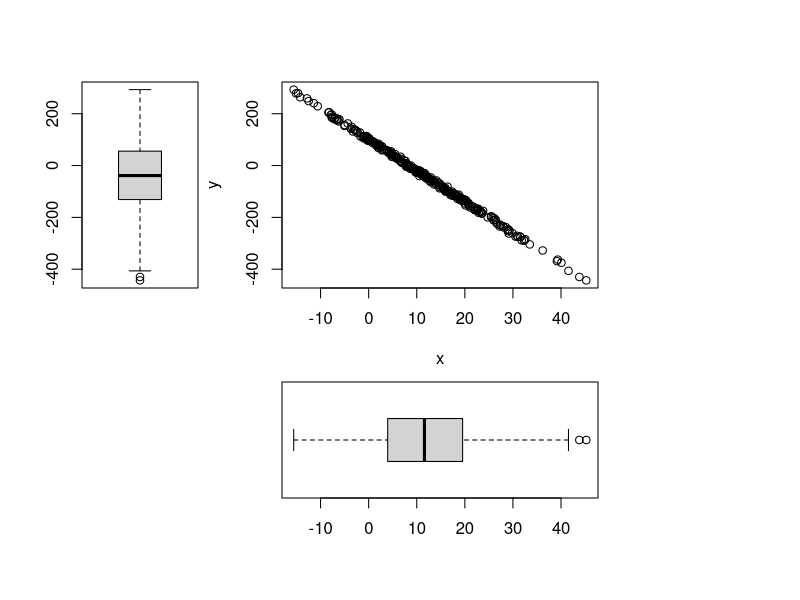
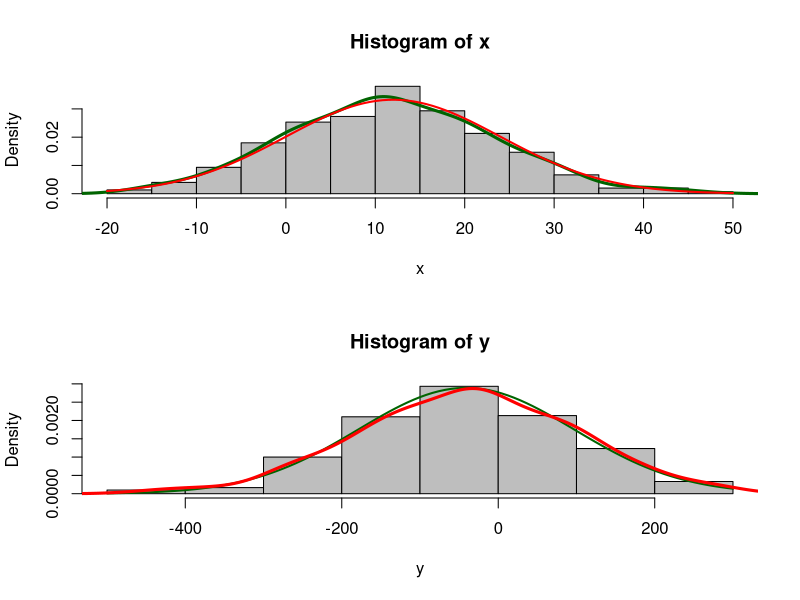
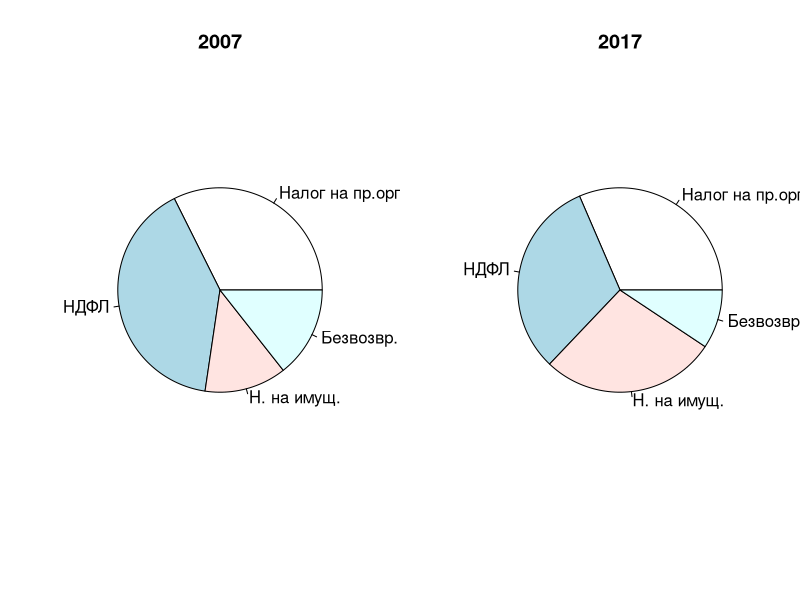

Source code (R) for these figures, in order:
#task5 
#1
set.seed(11)
x<- rnorm(n = 300,mean = 12,sd = 12)
y<-100-12*x+rnorm(300,0,5)

#2-3
png("plot-ex05.png",866,553)
par(fig=c(0.25,0.8,0.35,1))
plot(x,y)#graf
par(fig=c(0.25,0.8,0,0.5),new=TRUE)
boxplot(x,horizontal=TRUE)
par(fig=c(0,0.3,0.35,1),new=TRUE)
boxplot(y)
dev.off()

par(mfrow=c(1,1))

#task6

#1
png("plot-ex06.png",866,553)
par(mfrow=c(2,1))
#histogram of x
hist(x,freq = F,col = "grey")
#fact plotnost
lines(density(x),col="darkgreen", lwd=3)
curve(dnorm(x,12,12), col = "red",lwd=2,add=T)

#2
hist(y,freq = FALSE,col = "grey")
curve(dnorm(x, mean=mean(y),sd=sd(y)), col = "darkgreen",lwd=2,add=T)
lines(density(y),col="red", lwd=3)

par(mfrow=c(1,1))
dev.off()
getwd()

#task7
png("plot-ex07.png",866,553)
par(mfrow=c(1,2))

y2007<-c(8884.7,11054.3,3555.7,3945.2)
y2017<-c(22946.6,22903.4,20230.8,6806.6)
names(y2007)<-c("Налог на пр.орг.","НДФЛ","Н. на имущ.","Безвозвр. поступ.")
names(y2017)<-c("Налог на пр.орг.","НДФЛ","Н. на имущ.","Безвозвр. поступ.")
pie(y2007,main="2007")
pie(y2017,main="2017")
par(mfrow=c(1,1))
dev.off()